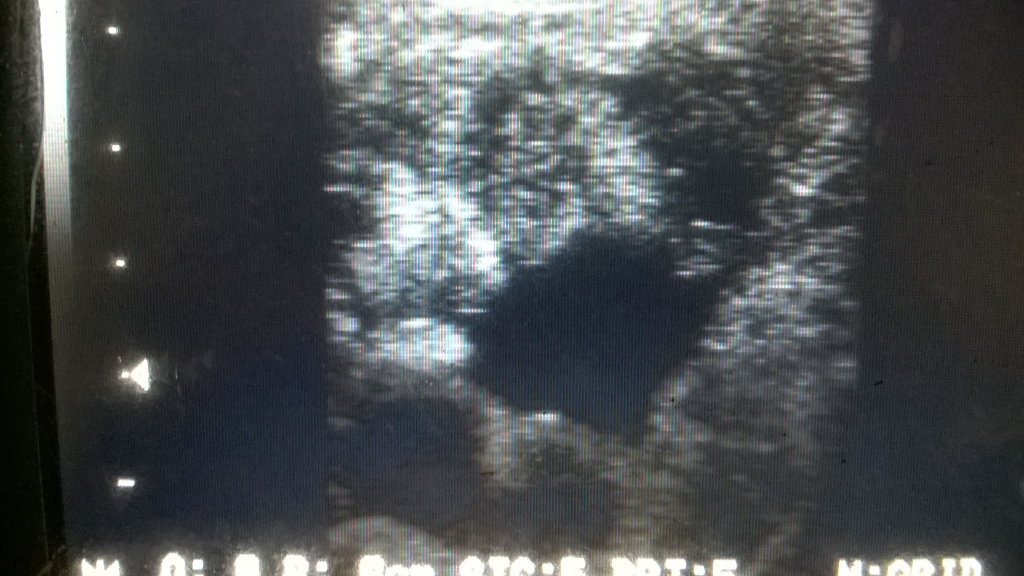
#> input picture images/pyn_w_macicy_brak ciąży.jpg, 3072 x 1728 px (shown at 1/3 size); its folder holds only this picture in this run
$ python -i image_analysis.py   (imports and definitions only)   (older library calls are emulated)
#> lines starting #> are read from the running program, lines starting #| are printed output that depends on the picture
### scripts/config.py
# -*- coding: utf-8 -*-
"""
Spyder Editor
Józef Sroka, 67195-CKP, 2025, 67195-ckp@kozminski.edu.pl
"""
import os
import datetime
"""
Plik konfiguracyjny zawierający wszystkie stałe i parametry projektu analizy USG klaczy.
KONFIGURACJA ŚRODOWISKA:
- Wyciszenie komunikatów diagnostycznych TensorFlow
- Parametry modelu: rozmiar obrazu, wielkość partii, liczba epok
- Stopy uczenia dla treningu podstawowego i dostrajania
STRUKTURA KATALOGÓW:
- Automatyczne tworzenie hierarchii folderów projektu
- Ścieżki do danych treningowych, testowych i wyników
- Katalogi na modele, logi i raporty
PARAMETRY MODELI:
- Nazwy i lokalizacje plików modeli (bazowy, dostrojony, końcowy)
- Model szacowania dni ciąży z przedziałami czasowymi
- Parametry analizy cech obrazu (regiony, progi wykrywania)
USTAWIENIA LOGOWANIA:
- Automatyczne tworzenie plików dziennika z datą
Centralizuje wszystkie konfiguracje w jednym miejscu dla łatwego zarządzania
i modyfikacji parametrów bez ingerencji w kod główny.
"""
# Konfiguracja środowiska
os.environ['TF_CPP_MIN_LOG_LEVEL'] = '2'  # Wyciszenie mniej istotnych komunikatów TF

# Parametry modelu i treningu
IMAGE_SIZE = (380, 380)  # Rozmiar obrazu wejściowego
BATCH_SIZE = 16  # Rozmiar partii danych
EPOCHS = 60  # Liczba epok dla treningu bazowego
EPOCHS_FT = 40  # Liczba epok dla fine-tuningu
LEARNING_RATE = 1e-4  # Początkowa stopa uczenia
VALIDATION_SPLIT = 0.1  # Procent danych do walidacji

# ścieżka bazowa projektu (lokalizacja głównego katalogu projektu)
BASE_DIR = os.path.dirname(os.path.dirname(os.path.abspath(__file__)))

# Ścieżki do katalogów
SCRIPTS_DIR = os.path.join(BASE_DIR, "scripts")  # Katalog z plikami Pythona
FONTS_DIR = os.path.join(BASE_DIR, "fonts")      # Katalog z czcionkami

# Pozostałe ścieżki do katalogów projektu
DATA_DIR = os.path.join(BASE_DIR, "USG-Mares-Pregnancy-Dataset")  # Główny katalog z danymi
TRAIN_DIR = os.path.join(DATA_DIR, "Training")                   # Katalog treningowy
TEST_DIR = os.path.join(DATA_DIR, "Test")                        # Katalog testowy
CHECKPOINTS_DIR = os.path.join(BASE_DIR, "checkpoints")          # Katalog na punkty kontrolne
LOGS_DIR = os.path.join(BASE_DIR, "logs")                        # Katalog na logi
REPORTS_DIR = os.path.join(BASE_DIR, "wyniki")                   # Katalog na raporty
FEEDBACK_FILE = os.path.join(REPORTS_DIR, "expert_feedback.csv") # Plik feedbacku

# Utwórz katalogi, jeśli nie istnieją
for directory in [SCRIPTS_DIR, FONTS_DIR, CHECKPOINTS_DIR, LOGS_DIR, REPORTS_DIR, DATA_DIR]:
    os.makedirs(directory, exist_ok=True)

# Nazwa modelu
MODEL_NAME = f"USGEquina-Pregna_v1_0.keras"

# Utwórz katalogi, jeśli nie istnieją
for directory in [CHECKPOINTS_DIR, LOGS_DIR, REPORTS_DIR, DATA_DIR]:
    os.makedirs(directory, exist_ok=True)
#> further down, picture is the input picture: shape (1728, 3072, 3); mean B, G, R 78.9, 77.5, 73.6

# Ścieżki do modeli
BASE_MODEL_PATH = os.path.join(CHECKPOINTS_DIR, f"{MODEL_NAME}_base.keras")
FINETUNED_MODEL_PATH = os.path.join(CHECKPOINTS_DIR, f"{MODEL_NAME}_finetuned.keras")
FINAL_MODEL_PATH = os.path.join(CHECKPOINTS_DIR, f"{MODEL_NAME}_final.keras")
DAY_ESTIMATOR_MODEL_PATH = os.path.join(CHECKPOINTS_DIR, "pregnancy_day_estimator.keras")

# Granice dni ciąży do przewidywania
MIN_PREGNANCY_DAY = 15  # Minimalny dzień ciąży możliwy do wykrycia
MAX_PREGNANCY_DAY = 330  # Maksymalny dzień ciąży

# Parametry analizy obrazu dla szacowania dni ciąży
FEATURE_EXTRACTION_PARAMS = {
    'num_regions': 9,  # Liczba regionów do analizy
    'edge_detection_threshold': 0.1,  # Próg detekcji krawędzi
    'fluid_threshold': 0.7,  # Próg wykrywania płynu
    'tissue_threshold': 0.3   # Próg wykrywania tkanki
}

# Ustawienia dziennika
LOG_FILE = os.path.join(LOGS_DIR, f"training_log_{datetime.datetime.now().strftime('%Y%m%d')}.txt")

### scripts/logging_utils.py
# -*- coding: utf-8 -*-
"""
Spyder Editor
Józef Sroka, 67195-CKP, 2025, 67195-ckp@kozminski.edu.pl
"""
import os
import datetime
import traceback
from config import LOGS_DIR

def setup_logging(log_dir=LOGS_DIR, max_log_files=10, max_log_size_mb=10):
    """
    Konfiguruje system logowania z automatyczną rotacją plików dziennika.
    Funkcja tworzy i zarządza plikami dziennika z ograniczeniem rozmiaru i liczby.
    Gdy plik osiągnie maksymalny rozmiar, zostaje przeniesiony z dodaniem znacznika
    czasu, a tworzony jest nowy plik. System automatycznie usuwa najstarsze pliki
    dziennika, aby utrzymać określoną liczbę archiwów. Nazwy plików zawierają
    aktualną datę dla łatwiejszej identyfikacji.
    Argumenty:
       log_dir: Katalog docelowy dla plików dziennika
       max_log_files: Maksymalna liczba przechowywanych plików dziennika
       max_log_size_mb: Maksymalny rozmiar pojedynczego pliku w megabajtach
    Zwraca:
       Ścieżka do aktualnego pliku dziennika
    """

    # Utwórz katalog na logi, jeśli nie istnieje
    os.makedirs(log_dir, exist_ok=True)

    # Utwórz nazwę pliku z datą
    current_date = datetime.datetime.now().strftime("%Y-%m-%d")
    log_file = os.path.join(log_dir, f"training_log_{current_date}.txt")

    # Funkcja sprawdzająca i rotująca logi
    def rotate_logs():
        if os.path.exists(log_file) and os.path.getsize(log_file) > max_log_size_mb * 1024 * 1024:
            # Przesuń istniejący plik z dodaniem czasu
            timestamp = datetime.datetime.now().strftime("%H%M%S")
            rotated_file = log_file.replace(".txt", f"_{timestamp}.txt")
            os.rename(log_file, rotated_file)

            # Usuń najstarsze pliki, jeśli jest ich za dużo
            all_logs = sorted([f for f in os.listdir(log_dir) if f.startswith("training_log_")])
            if len(all_logs) > max_log_files:
                for old_log in all_logs[:-max_log_files]:
                    try:
                        os.remove(os.path.join(log_dir, old_log))
                    except Exception as e:
                        print(f"Nie można usunąć starego logu {old_log}: {e}")

    # Rotacja na starcie
    rotate_logs()

    return log_file

def log_message(message, log_file=None, print_to_console=True):
    """
    Zapisuje komunikat z znacznikiem czasowym do pliku dziennika i opcjonalnie na konsolę.
    Funkcja dodaje do wiadomości aktualną datę i godzinę, a następnie zapisuje
    sformatowany tekst do określonego pliku dziennika. Jeśli nie podano pliku,
    automatycznie konfiguruje system logowania. Komunikat może być jednocześnie
    wyświetlony na konsoli dla natychmiastowego podglądu.
    Argumenty:
       message: Treść komunikatu do zapisania
       log_file: Ścieżka do pliku dziennika (opcjonalne, auto-konfiguracja)
       print_to_console: Czy wyświetlić komunikat również na konsoli
    Funkcja obsługuje błędy zapisu i wyświetla informacje diagnostyczne
    w przypadku problemów z dostępem do pliku.
    """
    if log_file is None:
        log_file = setup_logging()

    timestamp = datetime.datetime.now().strftime("%Y-%m-%d %H:%M:%S")
    formatted_message = f"[{timestamp}] {message}"

    if print_to_console:
        print(formatted_message)

    try:
        with open(log_file, "a", encoding="utf-8") as f:
            f.write(formatted_message + "\n")
    except Exception as e:
        print(f"Błąd podczas zapisywania do logu: {e}")
        traceback.print_exc()

def log_error(error_message, exception=None, log_file=None):
    """Loguje błąd wraz ze śladem wywołań, jeśli podano wyjątek"""
    error_log = f"BŁĄD: {error_message}"

    if exception:
        error_log += f"\n{str(exception)}\n"
        error_log += traceback.format_exc()

    log_message(error_log, log_file)

# [33 lines left out: functions log_section, log_info, log_warning, log_success, not called in this run]

### scripts/image_analysis.py
# -*- coding: utf-8 -*-
"""
Spyder Editor
Józef Sroka, 67195-CKP, 2025, 67195-ckp@kozminski.edu.pl
"""
import numpy as np
import tensorflow as tf
from scipy import ndimage
import cv2
import traceback
import re
import os
from skimage.feature import graycomatrix, graycoprops
from logging_utils import log_info, log_error
from config import FEATURE_EXTRACTION_PARAMS

# [91 lines left out: functions analyze_image_features, load_and_preprocess_image_for_analysis, not called in this run]

def extract_image_features(image_array, params=FEATURE_EXTRACTION_PARAMS):
    """
    Wyodrębnia wieloaspektowe cechy obrazu USG dla oceny ciąży i szacowania wieku płodu.
    Funkcja wykonuje kompleksową analizę obrazu ultrasonograficznego, obliczając
    różnorodne wskaźniki: podstawowe parametry intensywności, właściwości tekstury,
    charakterystyki krawędzi oraz identyfikację struktur anatomicznych. Dodatkowo
    przeprowadza analizę regionalną obrazu i oblicza macierz współwystępowania
    poziomów szarości (GLCM) dla oceny tekstury tkanek.
    Argumenty:
       image_array: Tablica numpy zawierająca obraz USG w skali szarości
       params: Słownik parametrów konfiguracyjnych dla ekstrakcji cech
    Zwraca:
       Krotka zawierająca szczegółowy słownik cech pogrupowanych tematycznie
       oraz uproszczony słownik cech dla algorytmów uczenia maszynowego,
       lub (None, None) w przypadku błędu
    """

    try:
        # Parametry analizy
        num_regions = params['num_regions']
#> num_regions = 9
        edge_detection_threshold = params['edge_detection_threshold']
#> edge_detection_threshold = 0.1
        fluid_threshold = params['fluid_threshold']
#> fluid_threshold = 0.7
        tissue_threshold = params['tissue_threshold']
#> tissue_threshold = 0.3

        # 1. Analiza intensywności globalnej
        mean_intensity = np.mean(image_array)
#> mean_intensity = 76.64
        std_intensity = np.std(image_array)
#> std_intensity = 55.49
        min_intensity = np.min(image_array)
#> min_intensity = 0
        max_intensity = np.max(image_array)
#> max_intensity = 255

        # 2. Kontrast
        contrast = (max_intensity - min_intensity) / (max_intensity + min_intensity + 1e-8)
#> contrast = 1

        # 3. Analiza histogramu
        histogram, bins = np.histogram(image_array, bins=10, range=(0, 1))
#> histogram = [61528, 0, 0, 0, 0, 0, 0, 0, 0, 23633]; bins = [0, 0.1, 0.2, 0.3, 0.4, 0.5, 0.6, 0.7, 0.8, 0.9, 1]
        histogram_norm = histogram / np.sum(histogram)
#> histogram_norm = [0.722, 0, 0, 0, 0, 0, 0, 0, 0, 0.278]
        entropy = -np.sum(histogram_norm * np.log2(histogram_norm + 1e-10))
#> entropy = 0.852

        # 4. Detekcja krawędzi
        edges = ndimage.sobel(image_array)
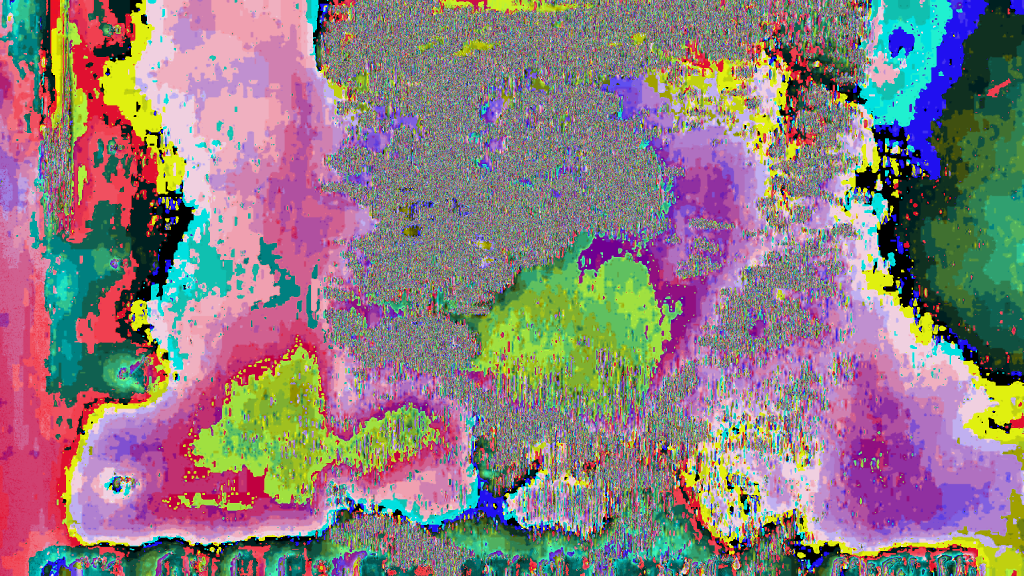
#> edges: shape (1728, 3072, 3) (shown at 1/3 size); mean B, G, R 127.7, 125.4, 141
        edge_magnitude = np.mean(np.abs(edges))
#> edge_magnitude = 131.3
        edge_ratio = np.sum(np.abs(edges) > edge_detection_threshold) / edges.size
#> edge_ratio = 0.966

        # 5. Rozpoznanie struktur płynowych i tkankowych
        potential_fluid = np.sum(image_array > fluid_threshold) / image_array.size
#> potential_fluid = 0.996
        potential_tissue = np.sum(image_array < tissue_threshold) / image_array.size
#> potential_tissue = 0.00386

        # 6. Analiza tekstury
        # Przekształcenie obrazu do uint8 dla GLCM
        img_uint8 = (image_array * 255).astype(np.uint8)
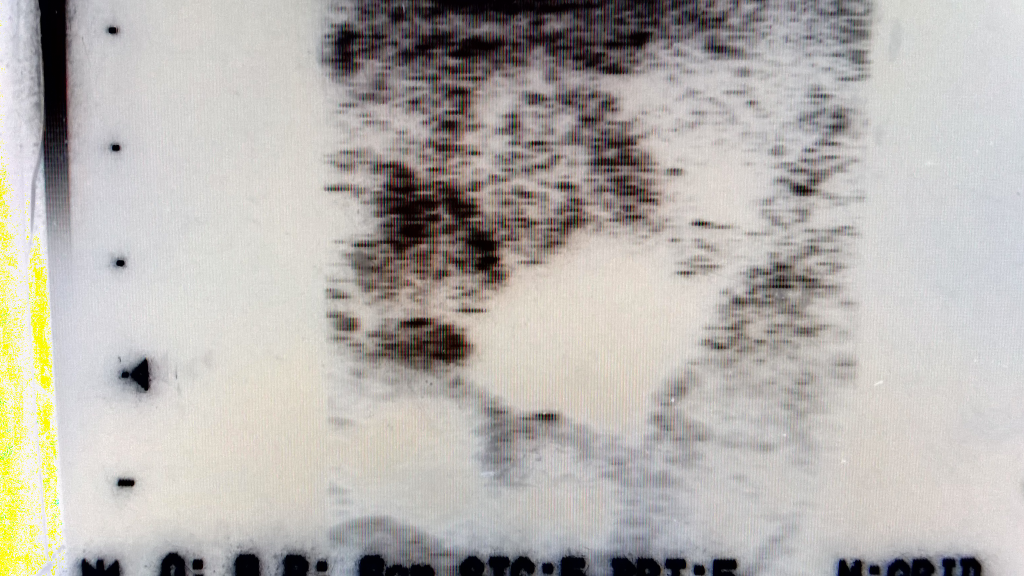
#> img_uint8: shape (1728, 3072, 3) (shown at 1/3 size); mean B, G, R 174.2, 178.5, 182.4
        # Obliczenie macierzy GLCM
        distances = [1, 3, 5]
        angles = [0, np.pi/4, np.pi/2, 3*np.pi/4]
        glcm = graycomatrix(img_uint8, distances=distances, angles=angles,
                           levels=8, symmetric=True, normed=True)
        # Obliczenie właściwości GLCM
        glcm_contrast = np.mean(graycoprops(glcm, 'contrast'))
        glcm_dissimilarity = np.mean(graycoprops(glcm, 'dissimilarity'))
        glcm_homogeneity = np.mean(graycoprops(glcm, 'homogeneity'))
        glcm_energy = np.mean(graycoprops(glcm, 'energy'))
        glcm_correlation = np.mean(graycoprops(glcm, 'correlation'))

        # 7. Analiza regionów
        h, w = image_array.shape
        region_features = []

        # Podziel obraz na regiony i analizuj każdy
        region_h = h // int(np.sqrt(num_regions))
        region_w = w // int(np.sqrt(num_regions))

        for i in range(0, h, region_h):
            for j in range(0, w, region_w):
                if i + region_h <= h and j + region_w <= w:
                    region = image_array[i:i+region_h, j:j+region_w]
                    region_features.append({
                        'mean': np.mean(region),
                        'std': np.std(region),
                        'edge_magnitude': np.mean(np.abs(ndimage.sobel(region))),
                        'fluid_ratio': np.sum(region > fluid_threshold) / region.size,
                    })

        # Utwórz słownik z cechami
        features = {
            'basic': {
                'mean_intensity': float(mean_intensity),
                'std_intensity': float(std_intensity),
                'min_intensity': float(min_intensity),
                'max_intensity': float(max_intensity),
                'contrast': float(contrast),
                'entropy': float(entropy)
            },
            'edges': {
                'edge_magnitude': float(edge_magnitude),
                'edge_ratio': float(edge_ratio)
            },
            'structures': {
                'potential_fluid_ratio': float(potential_fluid),
                'potential_tissue_ratio': float(potential_tissue)
            },
            'texture': {
                'glcm_contrast': float(glcm_contrast),
                'glcm_dissimilarity': float(glcm_dissimilarity),
                'glcm_homogeneity': float(glcm_homogeneity),
                'glcm_energy': float(glcm_energy),
                'glcm_correlation': float(glcm_correlation)
            },
            'regions': region_features
        }

        # Spłaszczony słownik dla łatwiejszego wykorzystania w uczeniu maszynowym
        flat_features = {
            'mean_intensity': float(mean_intensity),
            'std_intensity': float(std_intensity),
            'contrast': float(contrast),
            'entropy': float(entropy),
            'edge_magnitude': float(edge_magnitude),
            'edge_ratio': float(edge_ratio),
            'potential_fluid_ratio': float(potential_fluid),
            'potential_tissue_ratio': float(potential_tissue),
            'glcm_contrast': float(glcm_contrast),
            'glcm_homogeneity': float(glcm_homogeneity),
            'glcm_energy': float(glcm_energy),
            'glcm_correlation': float(glcm_correlation)
        }

        return features, flat_features

    except Exception as e:
        log_error(f"Błąd podczas ekstrahowania cech obrazu: {e}")
        return None, None

# [62 lines left out: function visualize_image_analysis, not called in this run]

>>> import cv2
>>> picture = cv2.imread('../images/pyn_w_macicy_brak ciąży.jpg')
>>> result = extract_image_features(picture)

$ run again, on images/zarodek_D13_dni_jpg_800x600_crop_sharpen_q95.jpg
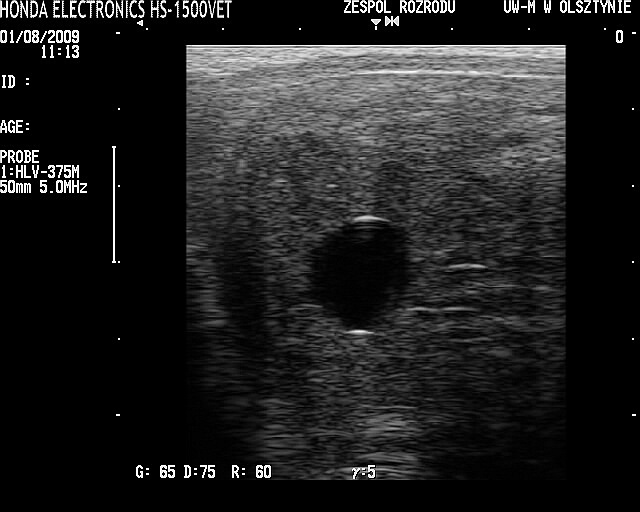
#> input picture images/zarodek_D13_dni_jpg_800x600_crop_sharpen_q95.jpg, 640 x 512 px
#> picture is the input picture: shape (512, 640, 3); min 0, max 255, mean 32.3
#> num_regions = 9
#> edge_detection_threshold = 0.1
#> fluid_threshold = 0.7
#> tissue_threshold = 0.3
#> mean_intensity = 32.26
#> std_intensity = 53.26
#> min_intensity = 0
#> max_intensity = 255
#> contrast = 1
#> histogram = [450810, 0, 0, 0, 0, 0, 0, 0, 0, 18087]; bins = [0, 0.1, 0.2, 0.3, 0.4, 0.5, 0.6, 0.7, 0.8, 0.9, 1]
#> histogram_norm = [0.961, 0, 0, 0, 0, 0, 0, 0, 0, 0.0386]
#> entropy = 0.236
#> edges: shape (512, 640, 3); every value is 0
#> edge_magnitude = 0
#> potential_fluid = 0.541
#> potential_tissue = 0.459
#> in extract_image_features, `img_uint8 = (image_array * 255).astype(np.uint8)`:
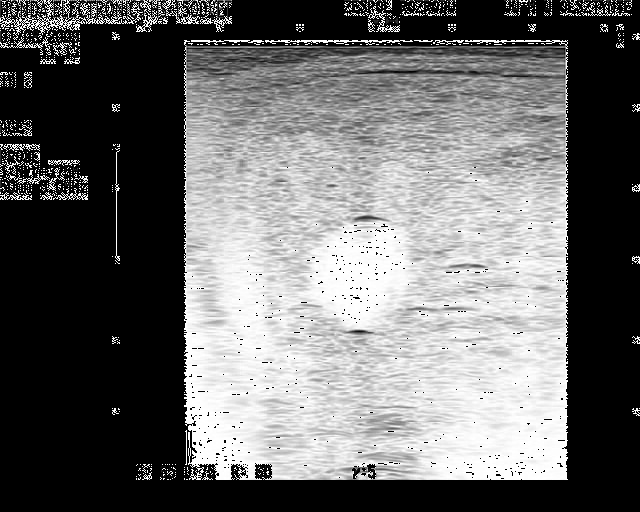
#> img_uint8: shape (512, 640, 3); min 0, max 255, mean 106.3

$ run again, on images/zarodek_D15_dni_jpg_800x600_crop_sharpen_q95.jpg
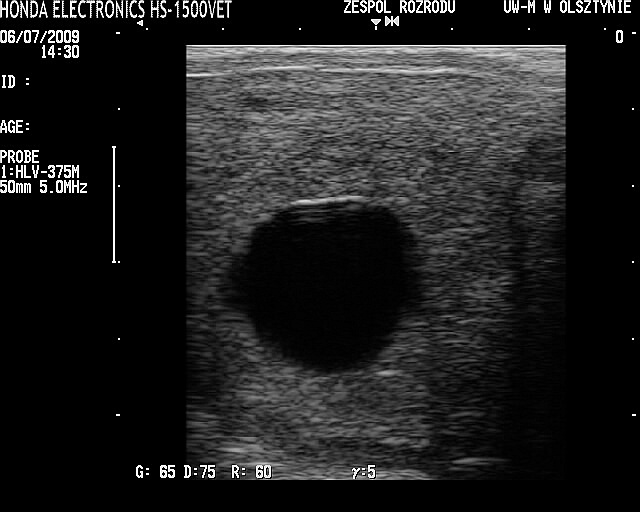
#> input picture images/zarodek_D15_dni_jpg_800x600_crop_sharpen_q95.jpg, 640 x 512 px
#> picture is the input picture: shape (512, 640, 3); min 0, max 255, mean 31.5
#> num_regions = 9
#> edge_detection_threshold = 0.1
#> fluid_threshold = 0.7
#> tissue_threshold = 0.3
#> mean_intensity = 31.5
#> std_intensity = 51.14
#> min_intensity = 0
#> max_intensity = 255
#> contrast = 1
#> histogram = [450975, 0, 0, 0, 0, 0, 0, 0, 0, 25503]; bins = [0, 0.1, 0.2, 0.3, 0.4, 0.5, 0.6, 0.7, 0.8, 0.9, 1]
#> histogram_norm = [0.946, 0, 0, 0, 0, 0, 0, 0, 0, 0.0535]
#> entropy = 0.301
#> edges: shape (512, 640, 3); every value is 0
#> edge_magnitude = 0
#> potential_fluid = 0.541
#> potential_tissue = 0.459
#> in extract_image_features, `img_uint8 = (image_array * 255).astype(np.uint8)`:
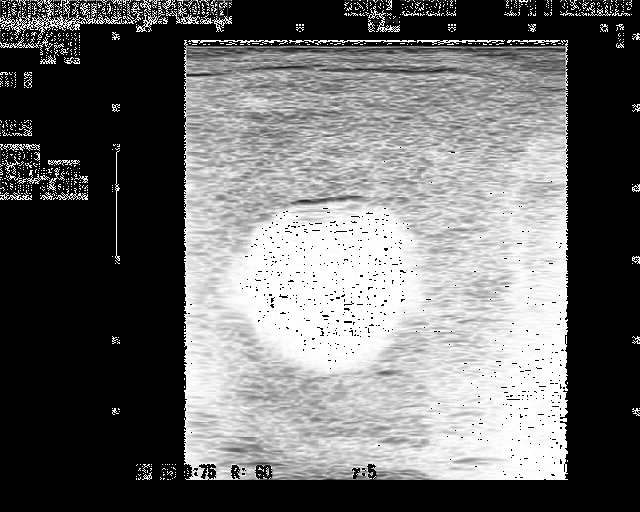
#> img_uint8: shape (512, 640, 3); min 0, max 255, mean 107.1

$ run again, on images/rozrod_1.png
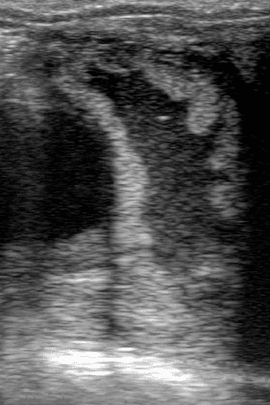
#> input picture images/rozrod_1.png, 270 x 405 px
#> picture is the input picture: shape (405, 270, 3); mean B, G, R 82, 82, 82
#> num_regions = 9
#> edge_detection_threshold = 0.1
#> fluid_threshold = 0.7
#> tissue_threshold = 0.3
#> mean_intensity = 81.99
#> std_intensity = 58.14
#> min_intensity = 2
#> max_intensity = 251
#> contrast = 0.984
#> histogram = [0, 0, 0, 0, 0, 0, 0, 0, 0, 0]; bins = [0, 0.1, 0.2, 0.3, 0.4, 0.5, 0.6, 0.7, 0.8, 0.9, 1]
#> histogram_norm = [nan, nan, nan, nan, nan, nan, nan, nan, nan, nan]
#> entropy = nan
#> in extract_image_features, `edges = ndimage.sobel(image_array)`:
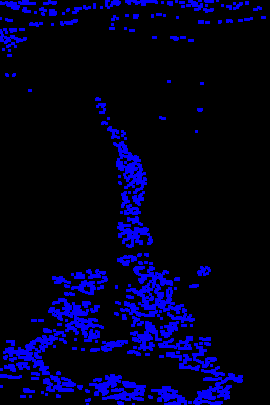
#> edges: shape (405, 270, 3); mean B, G, R 30.7, 0, 0.5
#> edge_magnitude = 10.4
#> edge_ratio = 0.0813
#> potential_fluid = 1
#> potential_tissue = 0
#> in extract_image_features, `img_uint8 = (image_array * 255).astype(np.uint8)`:
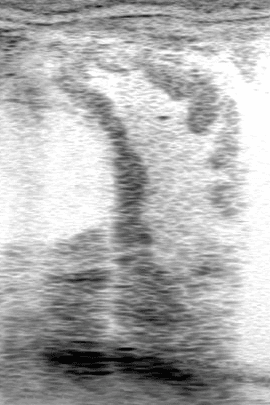
#> img_uint8: shape (405, 270, 3); mean B, G, R 174, 174, 174
